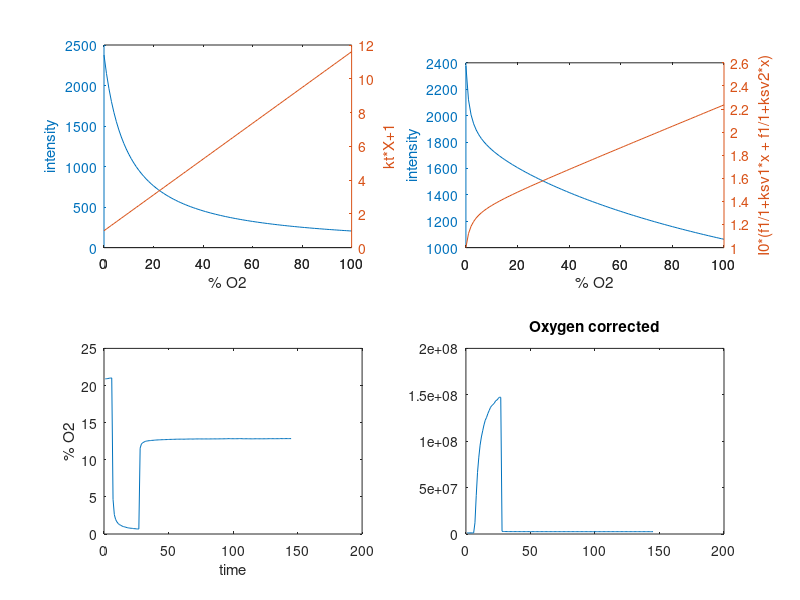

Write the MATLAB code that produced this figure.
clear
load data.csv % data.csv is a single column of intensity data, with the first 4 elements as the two calibration points and corresponding concentration.

intensity_data=data; % enters loaded data into new matrix

I1 = intensity_data(1); % this defines the calibration data based on the element position.
X1 = intensity_data(2); % in the test-data elements 1 and 2 are the zero percent calibration point.
I2 = intensity_data(3); % elements 3 and 4 are the 21-percent calibration point.
X2 = intensity_data(4);


kt = (I2-I1)/((X1*I1)-(X2*I2)); % calculation for Ktau
I0 = (1+kt*X1)*I1;              % intensity in absence of quencher(0% O2)

x1 = 0:1:100; % makes x values for plot of stern-volmer

stern_volmer_plot = x1*kt+1;
%subplot(2, 2, 2)
%plot(stern_volmer_plot)
%title("Stern-Volmer Plot")

intensity_plot = I0./(1+kt*x1); % plots intensity curve.
subplot (2, 2, 1)
[hAx,hline1,hline2] = plotyy(x1,intensity_plot,x1,stern_volmer_plot);
xlabel("% O2")
ylabel(hAx(1),"intensity") % left axis
ylabel(hAx(2),"kt*X+1") % right axis




I = intensity_data(5:rows(intensity_data),:);
oxygen_percent = ((I0./I)-1)/kt;
subplot(2, 2, 3)
plot(oxygen_percent)
xlabel("time")
ylabel("% O2")

f1 = 0.25;
f2 = 0.75;
ksv1 = .7;
ksv2 = .0069;

a = -I0*f1*ksv2 - I0*f2*ksv1 + I*ksv1 + I*ksv2;
b = (4*I*ksv1*ksv2).*(I0*f1 + I0*f2 - I);
c = (I0*f1*ksv2 + I0*f2*ksv1 - I*ksv1 - I*ksv2);
d = 2*ksv1*ksv2;
Q = (I.*(a+sqrt(b+c.^2)))/d;
%Q = (I*(-I0*f1*ksv2 - I0*f2*ksv1 + I*ksv1 + I*ksv2 - sqrt(4*I*ksv1*ksv2*(I0*f1 + I0*f2 - I) + (I0*f1*ksv2 + I0*f2*ksv1 - I*ksv1 - I*ksv2)^2))/(2*ksv1*ksv2))

%figure
subplot(2, 2, 4)
plot(Q)
title('Oxygen corrected')

%%%%%%%%%%%%%%%%%%%%%%%%%%%%%%%%%%%%%%%%%%%%%%%%%%%%%%%%%%
%%%%% Corrected Plots
corrected_SV_plot = 1./(((f1)./(1+ksv1.*x1))+((f2)./(1+ksv2.*x1))); 
corrected_intensity_plot = I0.*(((f1)./(1+ksv1*x1))+((f2)./(1+ksv2*x1)));
subplot(2, 2, 2)
[hBx,hline3,hline4] = plotyy(x1,corrected_intensity_plot,x1,corrected_SV_plot);
xlabel("% O2")
ylabel(hBx(1),"intensity") % left axis
ylabel(hBx(2),"I0*(f1/1+ksv1*x + f1/1+ksv2*x)") % right axis

%int= I0./(x1.*kt+1);
%figure
%plot(int)

%save percent.csv oxygen_percent % optional line for saving analyzed data to a file
